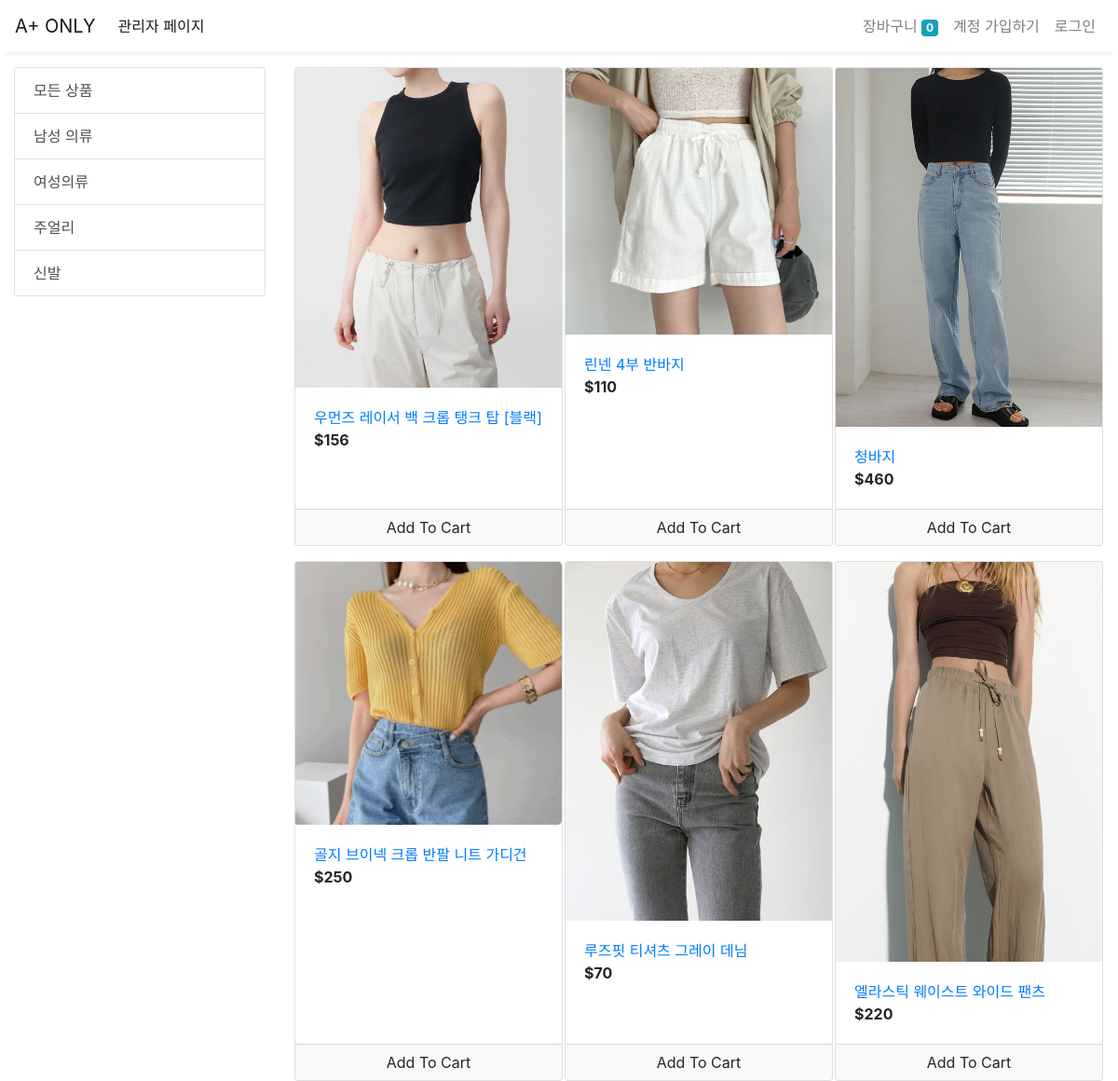
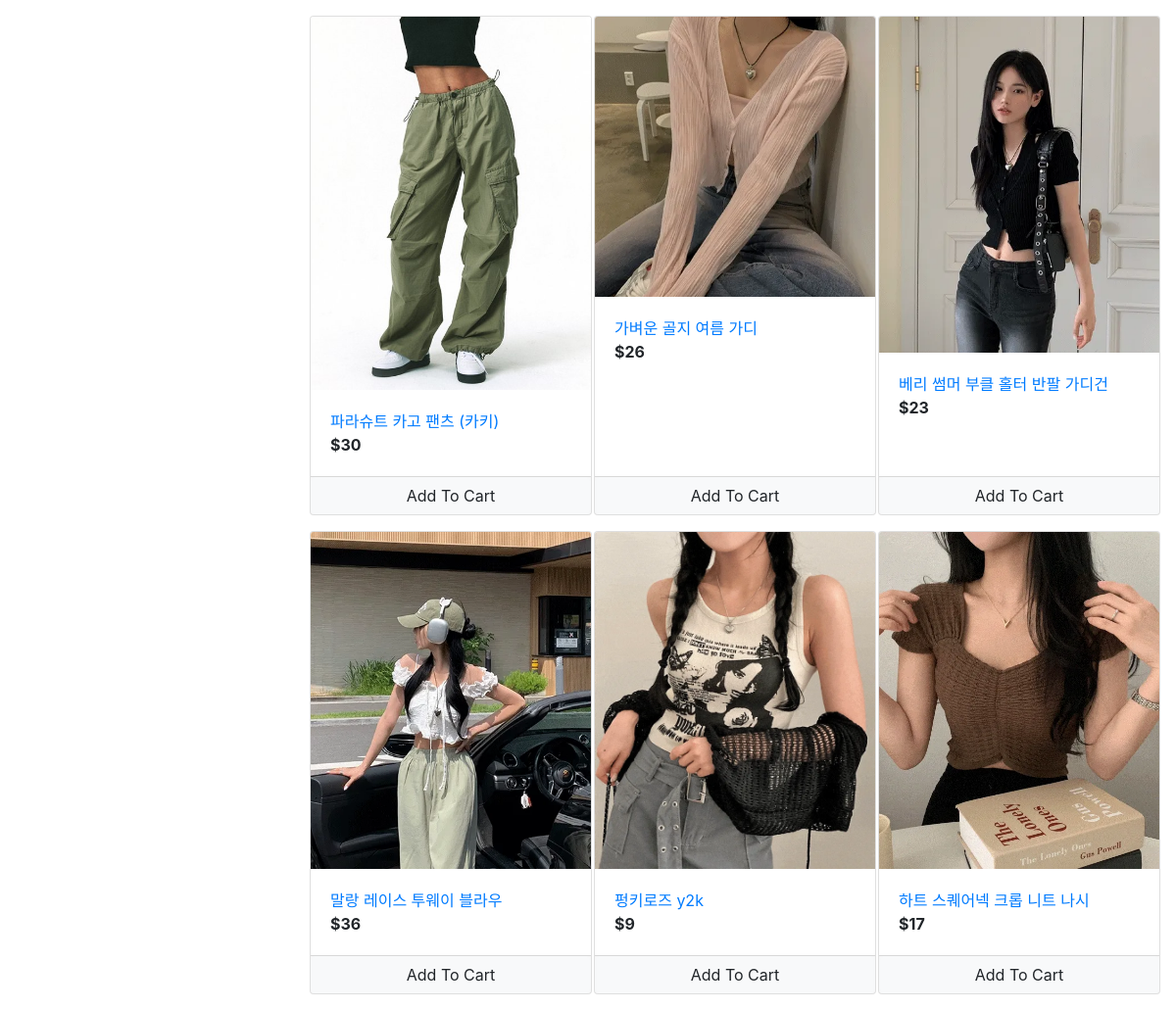
The app's page /store?category=2 with its own data (2 pictures, top to bottom).
### store/models/category.py (models this page shows, shortened)
class Category(models.Model): #범위 모델링
    name = models.CharField(max_length=20)
    @staticmethod
    def get_all_categories():
        return Category.objects.all()

### store/models/product.py (models this page shows, shortened)
class Product(models.Model): #상품등록 모델링
    name = models.CharField(max_length=50)
    price = models.IntegerField(default=0)
    category = models.ForeignKey(Category, on_delete=models.CASCADE, default=1)
    description = models.CharField(max_length=300, default='' , null=True , blank=True)
    image = models.ImageField(upload_to='uploads/products/')
    @staticmethod
    def get_all_products_by_categoryid(category_id):
        if category_id:
            return Product.objects.filter(category = category_id)
        else:
            return Product.get_all_products();

### store/views/home.py (the view)
# urls.py: path('' , include('store.urls')) #store디렉토리 안에 있는 urls.을 포함시킨다.(include)
def store(request):
    cart = request.session.get('cart')
    if not cart:
        request.session['cart'] = {}
    products = None
    categories = Category.get_all_categories()
    categoryID = request.GET.get('category')
    if categoryID:
        products = Product.get_all_products_by_categoryid(categoryID)
    else:
        products = Product.get_all_products();
    data = {}
    data['products'] = products
    data['categories'] = categories
    print('you are : ', request.session.get('email'))
    return render(request, 'index.html', data)

### store/templatetags/cart.py (called while the page is built)
@register.filter(name='is_in_cart') #커스텀 필터를 등록하는 데코레이터(decorator)
def is_in_cart(product  , cart):
    keys = cart.keys()
    for id in keys:
        if int(id) == product.id:
            return True
    return False;

### store/templatetags/custom_filter.py (called while the page is built)
@register.filter(name='currency')
def currency(number):
    return "$"+str(number)

### store/templates/index.html (shortened to what this page needs)
{% extends 'base.html' %}
{% block content %}
{% load cart %}
{% load custom_filter %}
<div class="container-fluid mt-3">
	<div class="row">
		<div class="col-lg-3 mx-auto">
			<div class="list-group">
				<a href="/" class="list-group-item list-group-item-action">모든 상품</a>
				{% for category in categories %}
				<a href="/?category={{category.id}}"
					class="list-group-item list-group-item-action">{{category.name}}</a>
				{% endfor %}
			</div>
		</div>
		<div id='products' class="col-lg-9 mx-auto">
			<div class="row mx-auto">
				{% for product in products %}
				<div class="card mx-auto mb-3" id={{product.id}} style="width: 18rem;">
					<img class="card-img-top" src="{{product.image.url}}" alt="Card image cap">
					<div class="card-body">
						<a href="{% url 'detail' product.id %}">{{product.name}}</a>
						<p class="card-text"><b>{{product.price|currency}}</b></p>
					</div>
					<div class="card-footer p-0 no-gutters">
						{% if product|is_in_cart:request.session.cart %}
						<div class="row no-gutters">
							<form action="/#{{product.id}}" class="col-2 " method="post">
								{% csrf_token %}
								<input hidden type="text" name='product' value='{{product.id}}'>
								<input hidden type="text" name='remove' value='True'>
								<input type="submit" value=" - " class="btn btn-block btn-light border-right">
							</form>
							<div class="text-center col">{{product|cart_quantity:request.session.cart}} in Cart</div>
							<form action="/#{{product.id}}" class="col-2 " method="post">
								{% csrf_token %}
								<input hidden type="text" name='product' value='{{product.id}}'>
								<input type="submit" value=" + " class="btn btn-block btn-light border-left">
							</form>
						</div>
						{% else %}
						<form action="/#{{product.id}}" method="POST" class="btn-block">
							<input type="submit" class="float-right btn btn-light  form-control"
								value="Add To Cart">
						</form>
						{% endif %}
					</div>
				</div>
				{% endfor %}
			</div>
		</div>
	</div>
</div>
{% endblock %}

### records on screen
Category: name "남성 의류"
Category: name "여성의류"
Category: name "주얼리"
Category: name "신발"
Product: image (picture), name "우먼즈 레이서 백 크롭 탱크 탑 [블랙]", price "$156"
Product: image (picture), name "린넨 4부 반바지", price "$110"
Product: image (picture), name "청바지", price "$460"
Product: image (picture), name "골지 브이넥 크롭 반팔 니트 가디건", price "$250"
Product: image (picture), name "루즈핏 티셔츠 그레이 데님", price "$70"
Product: image (picture), name "엘라스틱 웨이스트 와이드 팬츠", price "$220"
Product: image (picture), name "파라슈트 카고 팬츠 (카키)", price "$30"
Product: image (picture), name "가벼운 골지 여름 가디", price "$26"
Product: image (picture), name "베리 썸머 부클 홀터 반팔 가디건", price "$23"
Product: image (picture), name "말랑 레이스 투웨이 블라우", price "$36"
Product: image (picture), name "펑키로즈 y2k", price "$9"
Product: image (picture), name "하트 스퀘어넥 크롭 니트 나시", price "$17"

### other values on screen
{{ request.session.cart.keys|length }} "0"
